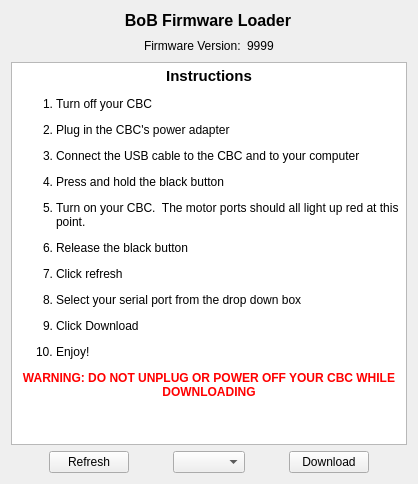
<?xml version="1.0" encoding="UTF-8"?>
<ui version="4.0">
 <class>BobLoader</class>
 <widget class="QWidget" name="BobLoader">
  <property name="geometry">
   <rect>
    <x>0</x>
    <y>0</y>
    <width>418</width>
    <height>484</height>
   </rect>
  </property>
  <property name="windowTitle">
   <string>BoB Loader</string>
  </property>
  <layout class="QVBoxLayout" name="verticalLayout">
   <item>
    <widget class="QLabel" name="label">
     <property name="sizePolicy">
      <sizepolicy hsizetype="Fixed" vsizetype="Fixed">
       <horstretch>0</horstretch>
       <verstretch>0</verstretch>
      </sizepolicy>
     </property>
     <property name="minimumSize">
      <size>
       <width>394</width>
       <height>19</height>
      </size>
     </property>
     <property name="maximumSize">
      <size>
       <width>394</width>
       <height>19</height>
      </size>
     </property>
     <property name="text">
      <string>&lt;!DOCTYPE HTML PUBLIC &quot;-//W3C//DTD HTML 4.0//EN&quot; &quot;http://www.w3.org/TR/REC-html40/strict.dtd&quot;&gt;
&lt;html&gt;&lt;head&gt;&lt;meta name=&quot;qrichtext&quot; content=&quot;1&quot; /&gt;&lt;style type=&quot;text/css&quot;&gt;
p, li { white-space: pre-wrap; }
&lt;/style&gt;&lt;/head&gt;&lt;body style=&quot; font-family:'Sans Serif'; font-size:9pt; font-weight:400; font-style:normal;&quot;&gt;
&lt;p style=&quot; margin-top:0px; margin-bottom:0px; margin-left:0px; margin-right:0px; -qt-block-indent:0; text-indent:0px;&quot;&gt;&lt;span style=&quot; font-size:12pt; font-weight:600;&quot;&gt;BoB Firmware Loader&lt;/span&gt;&lt;/p&gt;&lt;/body&gt;&lt;/html&gt;</string>
     </property>
     <property name="alignment">
      <set>Qt::AlignCenter</set>
     </property>
    </widget>
   </item>
   <item>
    <layout class="QHBoxLayout" name="horizontalLayout">
     <item>
      <spacer name="horizontalSpacer">
       <property name="orientation">
        <enum>Qt::Horizontal</enum>
       </property>
       <property name="sizeHint" stdset="0">
        <size>
         <width>40</width>
         <height>20</height>
        </size>
       </property>
      </spacer>
     </item>
     <item>
      <widget class="QLabel" name="label_2">
       <property name="sizePolicy">
        <sizepolicy hsizetype="Fixed" vsizetype="Fixed">
         <horstretch>0</horstretch>
         <verstretch>0</verstretch>
        </sizepolicy>
       </property>
       <property name="minimumSize">
        <size>
         <width>0</width>
         <height>0</height>
        </size>
       </property>
       <property name="maximumSize">
        <size>
         <width>16777215</width>
         <height>16777215</height>
        </size>
       </property>
       <property name="text">
        <string>Firmware Version:</string>
       </property>
      </widget>
     </item>
     <item>
      <widget class="QLabel" name="ui_FirmwareVersion">
       <property name="sizePolicy">
        <sizepolicy hsizetype="Fixed" vsizetype="Fixed">
         <horstretch>0</horstretch>
         <verstretch>0</verstretch>
        </sizepolicy>
       </property>
       <property name="minimumSize">
        <size>
         <width>0</width>
         <height>0</height>
        </size>
       </property>
       <property name="maximumSize">
        <size>
         <width>16777215</width>
         <height>16777215</height>
        </size>
       </property>
       <property name="text">
        <string>9999</string>
       </property>
      </widget>
     </item>
     <item>
      <spacer name="horizontalSpacer_2">
       <property name="orientation">
        <enum>Qt::Horizontal</enum>
       </property>
       <property name="sizeHint" stdset="0">
        <size>
         <width>40</width>
         <height>20</height>
        </size>
       </property>
      </spacer>
     </item>
    </layout>
   </item>
   <item>
    <widget class="QTextEdit" name="textEdit">
     <property name="readOnly">
      <bool>true</bool>
     </property>
     <property name="html">
      <string>&lt;!DOCTYPE HTML PUBLIC &quot;-//W3C//DTD HTML 4.0//EN&quot; &quot;http://www.w3.org/TR/REC-html40/strict.dtd&quot;&gt;
&lt;html&gt;&lt;head&gt;&lt;meta name=&quot;qrichtext&quot; content=&quot;1&quot; /&gt;&lt;style type=&quot;text/css&quot;&gt;
p, li { white-space: pre-wrap; }
&lt;/style&gt;&lt;/head&gt;&lt;body style=&quot; font-family:'Lucida Grande'; font-size:13pt; font-weight:400; font-style:normal;&quot;&gt;
&lt;p align=&quot;center&quot; style=&quot; margin-top:0px; margin-bottom:0px; margin-left:0px; margin-right:0px; -qt-block-indent:0; text-indent:0px;&quot;&gt;&lt;span style=&quot; font-family:'Sans Serif'; font-size:11pt; font-weight:600;&quot;&gt;Instructions&lt;/span&gt;&lt;/p&gt;
&lt;ol style=&quot;margin-top: 0px; margin-bottom: 0px; margin-left: 0px; margin-right: 0px; -qt-list-indent: 1;&quot;&gt;&lt;li style=&quot; font-family:'Sans Serif'; font-size:9pt;&quot; style=&quot; margin-top:12px; margin-bottom:12px; margin-left:0px; margin-right:0px; -qt-block-indent:0; text-indent:0px;&quot;&gt;Turn off your CBC&lt;/li&gt;
&lt;li style=&quot; font-family:'Sans Serif'; font-size:9pt;&quot; style=&quot; margin-top:12px; margin-bottom:12px; margin-left:0px; margin-right:0px; -qt-block-indent:0; text-indent:0px;&quot;&gt;Plug in the CBC's power adapter&lt;/li&gt;
&lt;li style=&quot; font-family:'Sans Serif'; font-size:9pt;&quot; style=&quot; margin-top:12px; margin-bottom:12px; margin-left:0px; margin-right:0px; -qt-block-indent:0; text-indent:0px;&quot;&gt;Connect the USB cable to the CBC and to your computer&lt;/li&gt;
&lt;li style=&quot; font-family:'Sans Serif'; font-size:9pt;&quot; style=&quot; margin-top:12px; margin-bottom:12px; margin-left:0px; margin-right:0px; -qt-block-indent:0; text-indent:0px;&quot;&gt;Press and hold the black button&lt;/li&gt;
&lt;li style=&quot; font-family:'Sans Serif'; font-size:9pt;&quot; style=&quot; margin-top:12px; margin-bottom:12px; margin-left:0px; margin-right:0px; -qt-block-indent:0; text-indent:0px;&quot;&gt;Turn on your CBC.  The motor ports should all light up red at this point.&lt;/li&gt;
&lt;li style=&quot; font-family:'Sans Serif'; font-size:9pt;&quot; style=&quot; margin-top:12px; margin-bottom:12px; margin-left:0px; margin-right:0px; -qt-block-indent:0; text-indent:0px;&quot;&gt;Release the black button&lt;/li&gt;
&lt;li style=&quot; font-family:'Sans Serif'; font-size:9pt;&quot; style=&quot; margin-top:12px; margin-bottom:12px; margin-left:0px; margin-right:0px; -qt-block-indent:0; text-indent:0px;&quot;&gt;Click refresh&lt;/li&gt;
&lt;li style=&quot; font-family:'Sans Serif'; font-size:9pt;&quot; style=&quot; margin-top:12px; margin-bottom:12px; margin-left:0px; margin-right:0px; -qt-block-indent:0; text-indent:0px;&quot;&gt;Select your serial port from the drop down box&lt;/li&gt;
&lt;li style=&quot; font-family:'Sans Serif'; font-size:9pt;&quot; style=&quot; margin-top:12px; margin-bottom:12px; margin-left:0px; margin-right:0px; -qt-block-indent:0; text-indent:0px;&quot;&gt;Click Download&lt;/li&gt;
&lt;li style=&quot; font-family:'Sans Serif'; font-size:9pt;&quot; style=&quot; margin-top:12px; margin-bottom:12px; margin-left:0px; margin-right:0px; -qt-block-indent:0; text-indent:0px;&quot;&gt;Enjoy!&lt;/li&gt;&lt;/ol&gt;
&lt;p align=&quot;center&quot; style=&quot; margin-top:12px; margin-bottom:12px; margin-left:0px; margin-right:0px; -qt-block-indent:0; text-indent:0px;&quot;&gt;&lt;span style=&quot; font-family:'Sans Serif'; font-size:9pt; font-weight:600; color:#ff0000;&quot;&gt;WARNING: DO NOT UNPLUG OR POWER OFF YOUR CBC WHILE DOWNLOADING&lt;/span&gt;&lt;/p&gt;&lt;/body&gt;&lt;/html&gt;</string>
     </property>
    </widget>
   </item>
   <item>
    <layout class="QHBoxLayout" name="horizontalLayout_2">
     <item>
      <spacer name="horizontalSpacer_3">
       <property name="orientation">
        <enum>Qt::Horizontal</enum>
       </property>
       <property name="sizeHint" stdset="0">
        <size>
         <width>40</width>
         <height>20</height>
        </size>
       </property>
      </spacer>
     </item>
     <item>
      <widget class="QPushButton" name="ui_RefreshButton">
       <property name="text">
        <string>Refresh</string>
       </property>
      </widget>
     </item>
     <item>
      <spacer name="horizontalSpacer_6">
       <property name="orientation">
        <enum>Qt::Horizontal</enum>
       </property>
       <property name="sizeHint" stdset="0">
        <size>
         <width>40</width>
         <height>20</height>
        </size>
       </property>
      </spacer>
     </item>
     <item>
      <widget class="QComboBox" name="ui_PortList"/>
     </item>
     <item>
      <spacer name="horizontalSpacer_4">
       <property name="orientation">
        <enum>Qt::Horizontal</enum>
       </property>
       <property name="sizeHint" stdset="0">
        <size>
         <width>40</width>
         <height>20</height>
        </size>
       </property>
      </spacer>
     </item>
     <item>
      <widget class="QPushButton" name="ui_DownloadButton">
       <property name="text">
        <string>Download</string>
       </property>
      </widget>
     </item>
     <item>
      <spacer name="horizontalSpacer_5">
       <property name="orientation">
        <enum>Qt::Horizontal</enum>
       </property>
       <property name="sizeHint" stdset="0">
        <size>
         <width>40</width>
         <height>20</height>
        </size>
       </property>
      </spacer>
     </item>
    </layout>
   </item>
  </layout>
 </widget>
 <resources>
  <include location="../firmware.qrc"/>
 </resources>
 <connections/>
</ui>
